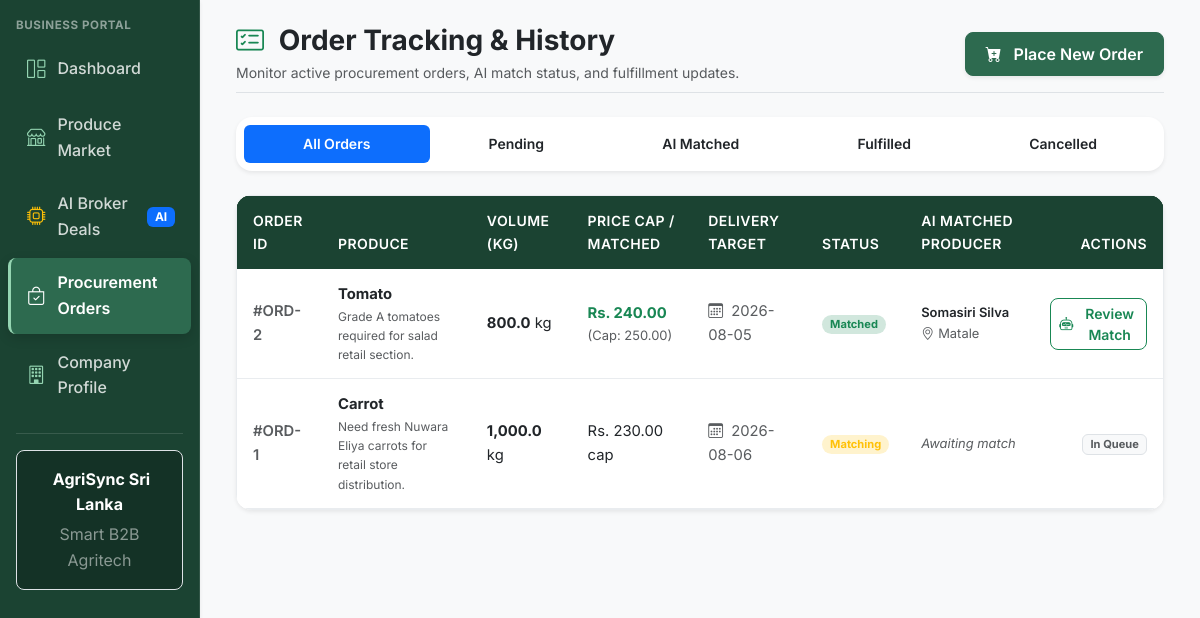
Page /business/orders.php (signed in) on the committed database.
### tables this page shows
CREATE TABLE IF NOT EXISTS `order_matches` (
  `id` int(11) NOT NULL AUTO_INCREMENT,
  `order_id` int(11) NOT NULL,
  `listing_id` int(11) NOT NULL,
  `farmer_id` int(11) NOT NULL,
  `business_id` int(11) NOT NULL,
  `matched_price` decimal(10,2) NOT NULL,
  `agent_reasoning` text NOT NULL,
  `confidence_score` int(11) NOT NULL,
  `status` enum('proposed','accepted','rejected','completed') NOT NULL DEFAULT 'proposed',
  `created_at` timestamp NOT NULL DEFAULT CURRENT_TIMESTAMP,
  `updated_at` timestamp NOT NULL DEFAULT CURRENT_TIMESTAMP ON UPDATE CURRENT_TIMESTAMP,
  PRIMARY KEY (`id`),
  UNIQUE KEY `unique_match` (`order_id`,`listing_id`),
  KEY `farmer_id_index` (`farmer_id`),
  KEY `business_id_index` (`business_id`),
  KEY `status_index` (`status`),
  CONSTRAINT `fk_match_order` FOREIGN KEY (`order_id`) REFERENCES `order_requests` (`id`) ON DELETE CASCADE,
  CONSTRAINT `fk_match_listing` FOREIGN KEY (`listing_id`) REFERENCES `harvest_listings` (`id`) ON DELETE CASCADE,
  CONSTRAINT `fk_match_farmer` FOREIGN KEY (`farmer_id`) REFERENCES `users` (`id`) ON DELETE CASCADE,
  CONSTRAINT `fk_match_business` FOREIGN KEY (`business_id`) REFERENCES `users` (`id`) ON DELETE CASCADE
);

CREATE TABLE IF NOT EXISTS `order_requests` (
  `id` int(11) NOT NULL AUTO_INCREMENT,
  `business_id` int(11) NOT NULL,
  `crop_type` varchar(50) NOT NULL,
  `quantity_kg` decimal(10,2) NOT NULL,
  `max_price` decimal(10,2) NOT NULL,
  `delivery_date` date NOT NULL,
  `urgency` enum('low','medium','high') NOT NULL DEFAULT 'medium',
  `status` enum('pending','matching','matched','fulfilled','cancelled') NOT NULL DEFAULT 'pending',
  `notes` text DEFAULT NULL,
  `created_at` timestamp NOT NULL DEFAULT CURRENT_TIMESTAMP,
  `updated_at` timestamp NOT NULL DEFAULT CURRENT_TIMESTAMP ON UPDATE CURRENT_TIMESTAMP,
  PRIMARY KEY (`id`),
  KEY `business_id_index` (`business_id`),
  KEY `crop_type_index` (`crop_type`),
  KEY `status_index` (`status`),
  CONSTRAINT `fk_order_business` FOREIGN KEY (`business_id`) REFERENCES `users` (`id`) ON DELETE CASCADE
);

CREATE TABLE IF NOT EXISTS `users` (
  `id` int(11) NOT NULL AUTO_INCREMENT,
  `name` varchar(100) NOT NULL,
  `email` varchar(150) NOT NULL,
  `password_hash` varchar(255) NOT NULL,
  `role` enum('farmer','business','admin') NOT NULL,
  `phone` varchar(20) DEFAULT NULL,
  `district` varchar(50) DEFAULT NULL,
  `is_active` tinyint(1) NOT NULL DEFAULT 1,
  `created_at` timestamp NOT NULL DEFAULT CURRENT_TIMESTAMP,
  `updated_at` timestamp NOT NULL DEFAULT CURRENT_TIMESTAMP ON UPDATE CURRENT_TIMESTAMP,
  PRIMARY KEY (`id`),
  UNIQUE KEY `email_unique` (`email`),
  KEY `role_index` (`role`),
  KEY `district_index` (`district`)
);

### includes/functions.php (called while the page is built, shortened)
<?php
function sanitize(mixed $input): mixed {
    return htmlspecialchars(trim((string)$input), ENT_QUOTES, 'UTF-8');
}

### business/orders.php (the view, shortened to what this page needs)
<?php
require_once __DIR__ . '/../includes/functions.php';
$user_id = (int) ($_SESSION['user_id'] ?? 0);
$status_filter = sanitize($_GET['status'] ?? 'all');
$orders = [];
try {
    $db = getDbConnection();
    $sql = "
        SELECT
            o.id, o.crop_type, o.quantity_kg, o.max_price, o.delivery_date, o.urgency, o.status, o.notes, o.created_at,
            m.id as match_id, m.matched_price, m.confidence_score, m.status as match_status,
            u.name as farmer_name, u.district as farmer_district
        FROM order_requests o
        LEFT JOIN order_matches m ON o.id = m.order_id
        LEFT JOIN users u ON m.farmer_id = u.id
        WHERE o.business_id = :business_id
    ";
    $params = [':business_id' => $user_id];
    $sql .= " ORDER BY o.id DESC";
    $stmt = $db->prepare($sql);
    $stmt->execute($params);
    $orders = $stmt->fetchAll(PDO::FETCH_ASSOC);
} catch (Throwable $e) {
    error_log("Orders Page Error: " . $e->getMessage());
    $error_message = "Unable to fetch orders.";
}
require_once __DIR__ . '/../includes/header.php';
?>
<div class="d-flex" style="min-height: 100vh;">
    <?php require_once __DIR__ . '/../includes/sidebar.php'; ?>
    <div class="flex-grow-1 bg-light p-4 overflow-auto">
        <div class="container-fluid max-w-7xl">
            <div class="d-flex flex-wrap align-items-center justify-content-between mb-4 pb-2 border-bottom">
                <div>
                    <h1 class="h3 fw-bold text-dark mb-1">
                        <i class="bi bi-card-checklist text-success me-2"></i> Order Tracking & History
                    </h1>
                    <p class="text-muted small mb-0">
                        Monitor active procurement orders, AI match status, and fulfillment updates.
                    </p>
                </div>
                <div class="d-flex gap-2 mt-3 mt-md-0">
                    <a href="place_order.php" class="btn btn-primary rounded-3 d-flex align-items-center shadow-sm">
                        <i class="bi bi-cart-plus-fill me-1"></i> Place New Order
                    </a>
                </div>
            </div>
            <div class="card border-0 shadow-sm rounded-4 p-2 mb-4 bg-white">
                <ul class="nav nav-pills nav-fill small fw-semibold">
                    <li class="nav-item">
                        <a class="nav-link <?= $status_filter === 'all' ? 'active bg-primary' : 'text-dark' ?>" href="orders.php?status=all">All Orders</a>
                    </li>
                    <li class="nav-item">
                        <a class="nav-link <?= $status_filter === 'pending' ? 'active bg-primary' : 'text-dark' ?>" href="orders.php?status=pending">Pending</a>
                    </li>
                    <li class="nav-item">
                        <a class="nav-link <?= $status_filter === 'matched' ? 'active bg-primary' : 'text-dark' ?>" href="orders.php?status=matched">AI Matched</a>
                    </li>
                    <li class="nav-item">
                        <a class="nav-link <?= $status_filter === 'fulfilled' ? 'active bg-primary' : 'text-dark' ?>" href="orders.php?status=fulfilled">Fulfilled</a>
                    </li>
                    <li class="nav-item">
                        <a class="nav-link <?= $status_filter === 'cancelled' ? 'active bg-primary' : 'text-dark' ?>" href="orders.php?status=cancelled">Cancelled</a>
                    </li>
                </ul>
            </div>
            <div class="card border-0 shadow-sm rounded-4 overflow-hidden bg-white">
                <div class="table-responsive">
                    <table class="table table-hover align-middle mb-0">
                        <thead class="table-light small">
                            <tr>
                                <th>Order ID</th>
                                <th>Produce</th>
                                <th>Volume (kg)</th>
                                <th>Price Cap / Matched</th>
                                <th>Delivery Target</th>
                                <th>Status</th>
                                <th>AI Matched Producer</th>
                                <th class="text-end">Actions</th>
                            </tr>
                        </thead>
                        <tbody>
                            <?php if (empty($orders)): ?>
                                <tr>
                                    <td colspan="8" class="text-center py-5 text-muted">
                                        <i class="bi bi-box2 fs-1 text-muted d-block mb-2"></i>
                                        No commercial orders found for the selected filter.
                                    </td>
                                </tr>
                            <?php else: ?>
                                <?php foreach ($orders as $o): ?>
                                    <?php
                                        $st = $o['status'];
                                        $badge = 'bg-secondary-subtle text-secondary';
                                        if ($st === 'matching') $badge = 'bg-warning-subtle text-warning';
                                        if ($st === 'matched') $badge = 'bg-success-subtle text-success';
                                    ?>
                                    <tr>
                                        <td class="fw-semibold text-muted">#ORD-<?= (int)$o['id'] ?></td>
                                        <td>
                                            <span class="fw-bold text-dark"><?= htmlspecialchars($o['crop_type'], ENT_QUOTES, 'UTF-8') ?></span>
                                            <?php if (!empty($o['notes'])): ?>
                                                <small class="text-muted d-block" style="font-size: 0.75rem;"><?= htmlspecialchars($o['notes'], ENT_QUOTES, 'UTF-8') ?></small>
                                            <?php endif; ?>
                                        </td>
                                        <td><strong><?= number_format($o['quantity_kg'], 1) ?></strong> kg</td>
                                        <td>
                                            <?php if (!empty($o['matched_price'])): ?>
                                                <span class="text-success fw-bold">Rs. <?= number_format($o['matched_price'], 2) ?></span>
                                                <small class="text-muted d-block">(Cap: <?= number_format($o['max_price'], 2) ?>)</small>
                                            <?php else: ?>
                                                <span>Rs. <?= number_format($o['max_price'], 2) ?> cap</span>
                                            <?php endif; ?>
                                        </td>
                                        <td class="small text-muted">
                                            <i class="bi bi-calendar3 me-1"></i> <?= htmlspecialchars($o['delivery_date'], ENT_QUOTES, 'UTF-8') ?>
                                        </td>
                                        <td>
                                            <span class="badge rounded-pill <?= $badge ?> px-2 py-1 text-capitalize">
                                                <?= htmlspecialchars($st, ENT_QUOTES, 'UTF-8') ?>
                                            </span>
                                        </td>
                                        <td>
                                            <?php if (!empty($o['farmer_name'])): ?>
                                                <span class="fw-semibold text-dark small d-block"><?= htmlspecialchars($o['farmer_name'], ENT_QUOTES, 'UTF-8') ?></span>
                                                <span class="text-muted small"><i class="bi bi-geo-alt me-1"></i><?= htmlspecialchars($o['farmer_district'], ENT_QUOTES, 'UTF-8') ?></span>
                                            <?php else: ?>
                                                <span class="text-muted small fst-italic">Awaiting match</span>
                                            <?php endif; ?>
                                        </td>
                                        <td class="text-end">
                                            <?php if (!empty($o['match_id'])): ?>
                                                <a href="matches.php?order_id=<?= (int)$o['id'] ?>" class="btn btn-sm btn-outline-success rounded-3 px-2 py-1">
                                                    <i class="bi bi-robot"></i> Review Match
                                                </a>
                                            <?php else: ?>
                                                <span class="badge bg-light text-muted border">In Queue</span>
                                            <?php endif; ?>
                                        </td>
                                    </tr>
                                <?php endforeach; ?>
                            <?php endif; ?>
                        </tbody>
                    </table>
                </div>
            </div>
        </div>
    </div>
</div>
<?php require_once __DIR__ . '/../includes/footer.php'; ?>

### assets/css/style.css (style rules this page uses)
:root { --clr-primary: #2D6A4F; --clr-primary-dark: #1B4332; --clr-primary-light: #40916C; --clr-accent: #95D5B2; --clr-accent-light: #D8F3DC; --clr-bg: #F8F9FA; --clr-surface: #FFFFFF; --clr-text: #212529; --clr-text-muted: #6C757D; --clr-border: #E9ECEF; --clr-danger: #DC3545; --clr-warning: #FFC107; --clr-info: #0DCAF0; --radius-sm: 8px; --radius-md: 12px; --radius-lg: 16px; --shadow-sm: 0 2px 8px rgba(0, 0, 0, 0.06); --shadow-md: 0 4px 16px rgba(0, 0, 0, 0.08); --shadow-lg: 0 10px 30px rgba(0, 0, 0, 0.12); --transition-fast: all 0.2s ease; }
body { font-family: 'Inter', -apple-system, BlinkMacSystemFont, 'Segoe UI', Roboto, sans-serif; background-color: var(--clr-bg); color: var(--clr-text); line-height: 1.6; -webkit-font-smoothing: antialiased; }
h1, h2, h3, h4, h5, h6 { font-family: 'Inter', sans-serif; font-weight: 700; color: var(--clr-primary-dark); }
h1 { font-size: 1.75rem; }
.card, .agri-card { background-color: var(--clr-surface); border: 1px solid var(--clr-border); border-radius: var(--radius-md); box-shadow: var(--shadow-sm); transition: var(--transition-fast); }
.btn { border-radius: var(--radius-sm); min-height: 44px; font-weight: 600; display: inline-flex; align-items: center; justify-content: center; gap: 0.5rem; padding: 0.5rem 1.25rem; transition: var(--transition-fast); }
.btn-primary { background-color: var(--clr-primary); border-color: var(--clr-primary); color: #ffffff; }
.table-responsive { border-radius: var(--radius-md); overflow: hidden; box-shadow: var(--shadow-sm); border: 1px solid var(--clr-border); background-color: var(--clr-surface); }
.table { margin-bottom: 0; width: 100%; vertical-align: middle; }
.table thead, .table thead tr, .table thead th { background-color: var(--clr-primary-dark) !important; color: #ffffff !important; font-weight: 600; font-size: 0.875rem; text-transform: uppercase; letter-spacing: 0.03em; padding: 0.875rem 1rem; border-bottom: none; }
.table tbody tr { transition: var(--transition-fast); }
.table tbody td { padding: 0.875rem 1rem; color: var(--clr-text); border-bottom: 1px solid var(--clr-border); font-size: 0.925rem; }

### rows in the picture
order_matches: order "2", order.crop_type "Tomato", order.notes "Grade A tomatoes required for salad retail section.", order.quantity_kg "800.0", matched_price "240.00", order.max_price "250.00", order.delivery_date "2026-08-05", order.status "Matched", farmer.name "Somasiri Silva", farmer.district "Matale"
order_requests: id "1", crop_type "Carrot", notes "Need fresh Nuwara Eliya carrots for retail store distribution.", quantity_kg "1,000.0", max_price "230.00", delivery_date "2026-08-06", status "Matching", shows "Awaiting match", shows "In Queue"

### other values in the picture
$user_role "BUSINESS"
